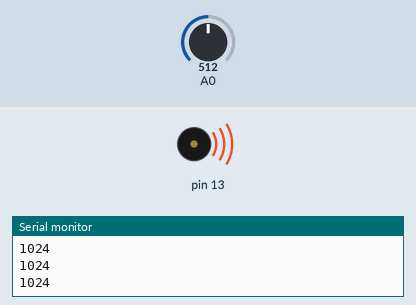
A sketch run on a simulated Arduino Uno, built with avr-gcc and run on an emulated ATmega328P. Shown: buzzer (waves = sounding), the last lines printed to the serial monitor. The inputs (shaded band) are chosen by the test bench; at power-on: A0 = 512.

Above: at 1.2 s.
1.3 s: A0 set to 0
At 1.7 s:
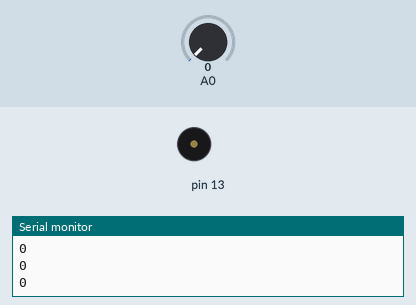
2.8 s: A0 set to 122
At 3.9 s:
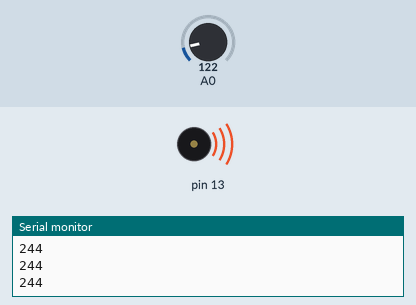
Timing chart, 0 to 5.8 s (numbered marks = the images above; inputs shaded):
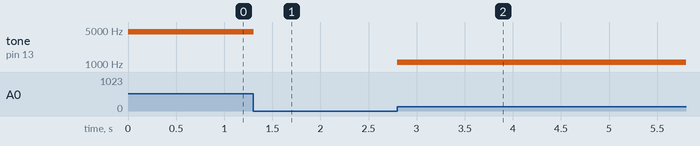

The sketch:

lab_04.ino
```cpp
int sensorValue = 0;

void setup() {
 Serial.begin(9600);

}

void loop() {
 sensorValue = analogRead(0);
 tone(13, sensorValue*9, 1000/60);
 //delay(1);
 Serial.println(sensorValue*2);
}
```

Measured:
- after the input at 1.3 s, tone on pin 13: 4608 Hz → silent at once
- after the input at 2.8 s, tone on pin 13: silent → 1098 Hz at once
